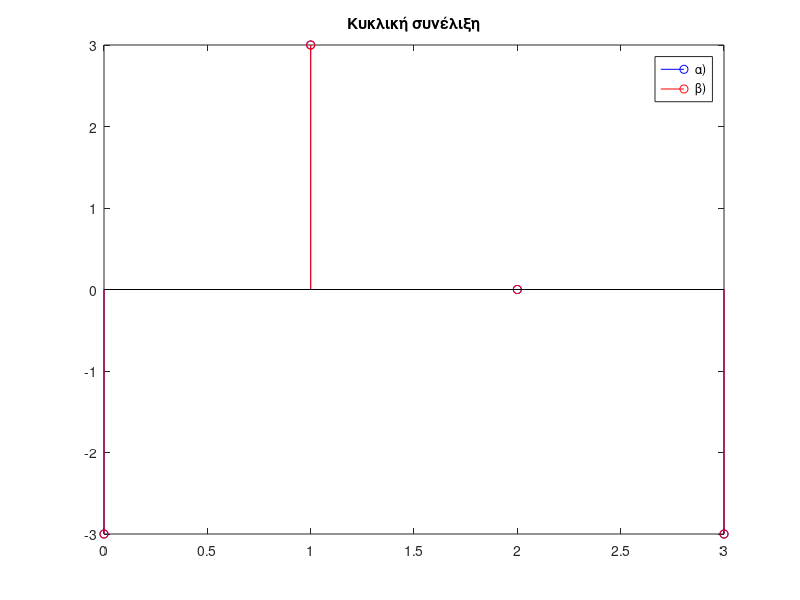

The MATLAB script that drew this image:
% Ορισμός σημάτων
n=0:3;
x = gauspuls(n)-2*gauspuls(n-2)+4*gauspuls(n-5);
w = [1 1 2 -1];

% Κυκλική συνέλιξη
% α) στο πεδίο του χρόνου

N=length(n);
p = zeros(1, N-1); % αρχικοποιήση p διανύσματος
for m = 0:(N-1)
    p(m+1)=mod(-m,N);
end

% Κυκλικά ανακλάσμενο σήμα ws του w
ws = zeros(1, N-1); % αρχικοποιήση ws διανύσματος
for m = 0:(N-1)
    ws(1+m)=w(1+p(m+1));
end

y = zeros(1, N-1); % αρχικοποιήση y διανύσματος
% Υπολογισμός κυκλικής συνέλιξης για κάθε n
for i = 0:N-1
    wsn = circshift(ws', i);
    y(i+1) = x*wsn;
end
disp("Κυκλική συνέλιξη στο πεδίο του χρόνου:");
disp(y);

% β) με χρήση fft(),ifft()
y_fft = ifft(fft(x).*fft(w));
disp("Κυκλική συνέλιξη με fft() και ifft():");
disp(y_fft);

% Γράφημα
stem(n,y,'b','DisplayName','α)');
hold on;
stem(n,y,'r','DisplayName','β)');
title('Κυκλική συνέλιξη')
legend('show');
% Βλέπουμε ότι ισούνται 
